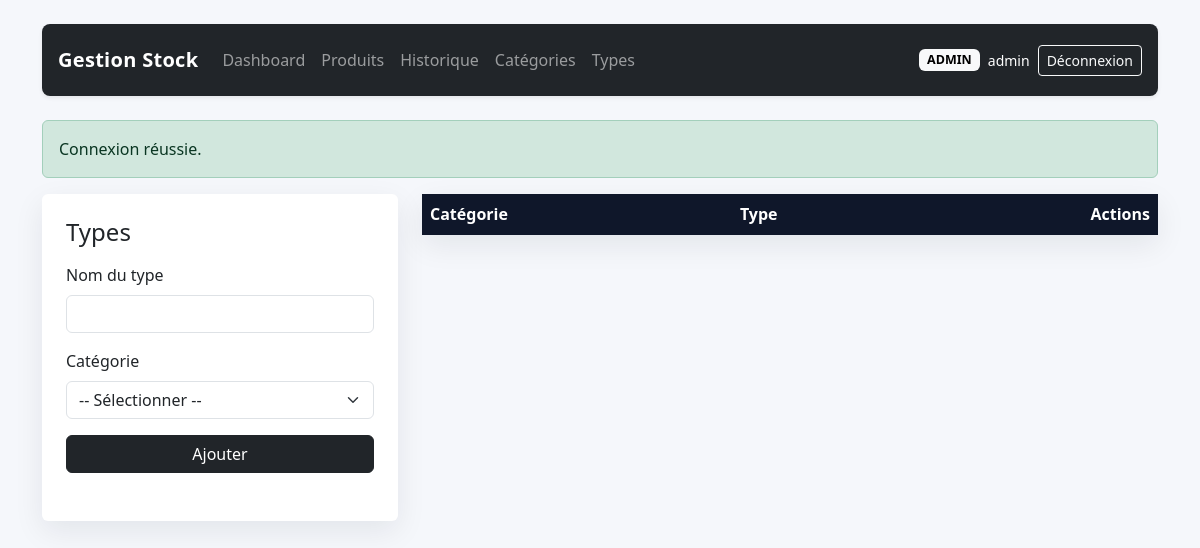
Before: /?route=type/index (signed in) with the older database file.
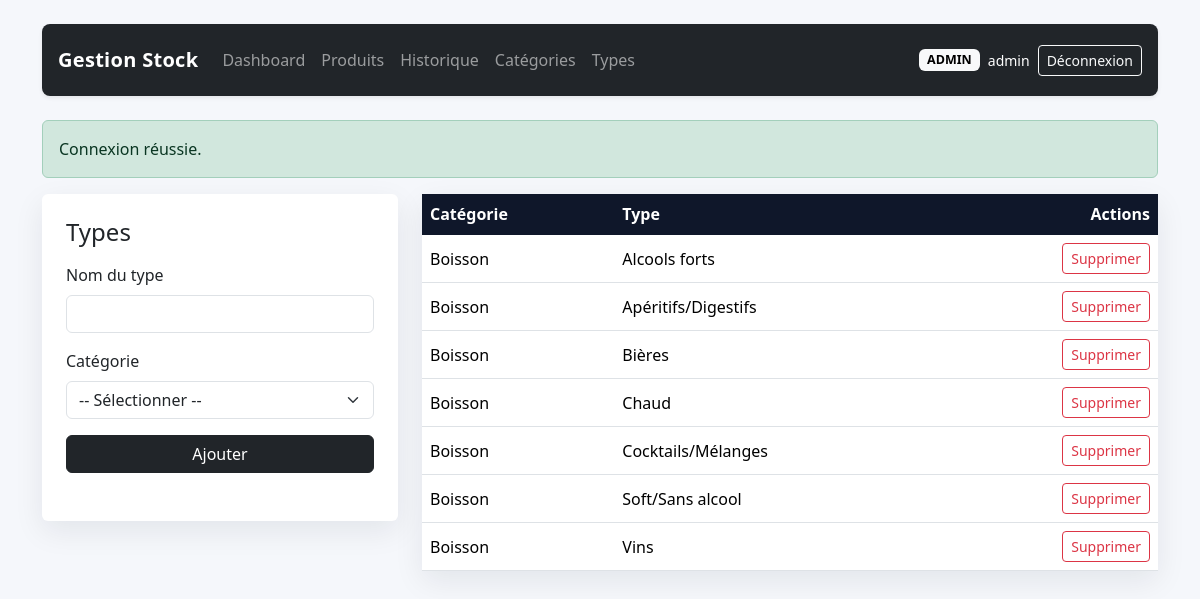
After: the same page with the newer database file.
### tables this page shows
CREATE TABLE types (
    id INT UNSIGNED AUTO_INCREMENT PRIMARY KEY,
    name VARCHAR(150) NOT NULL,
    category_id INT UNSIGNED NOT NULL,
    CONSTRAINT fk_types_category
        FOREIGN KEY (category_id) REFERENCES categories(id)
        ON DELETE RESTRICT ON UPDATE CASCADE
);

CREATE TABLE categories (
    id INT UNSIGNED AUTO_INCREMENT PRIMARY KEY,
    name VARCHAR(150) NOT NULL UNIQUE
);

### config/app.php (called while the page is built, shortened)
<?php
function base_route(string $route, array $params = []): string
{
    $query = ['route' => $route] + $params;
    return '?' . http_build_query($query);
}
function e(mixed $value): string
{
    return htmlspecialchars((string) $value, ENT_QUOTES, 'UTF-8');
}
function flash(string $key, ?string $message = null): ?string
{
    if (!isset($_SESSION['flash'][$key])) {
        return null;
    }
    $value = $_SESSION['flash'][$key];
    return $value;
}
function render(string $view, array $data = []): void
{
    extract($data, EXTR_SKIP);
    require __DIR__ . '/../views/partials/header.php';
    require __DIR__ . '/../views/partials/navbar.php';
    require __DIR__ . '/../views/' . $view . '.php';
    require __DIR__ . '/../views/partials/footer.php';
}

### controllers/TypeController.php (called while the page is built, shortened)
<?php
class TypeController
{
    public function index(): void
    {
        render('types/index', [
            'types' => (new Type())->all(),
            'categories' => (new Category())->all(),
        ]);
    }
}

### index.php (called while the page is built, shortened)
<?php
require_once __DIR__ . '/config/app.php';
require_once __DIR__ . '/config/db.php';
require_once __DIR__ . '/config/auth.php';
$route = $_GET['route'] ?? (is_logged_in() ? 'dashboard/index' : 'auth/loginForm');
[$controllerName, $actionName] = array_pad(explode('/', $route, 2), 2, 'index');
$actionMethod = $actionName;
$controller = new $controllerClass();
try {
    $controller->$actionMethod();
} catch (Throwable $throwable) {
    http_response_code(500);
    $errorMessage = 'Une erreur est survenue lors du traitement de la requête. Vérifie la configuration et réessaye.';
    if (APP_DEBUG) {
        $errorMessage .= ' Détail: ' . $throwable->getMessage();
    }
    render('errors/database', [
        'errorMessage' => $errorMessage,
    ]);
}

### config/auth.php (called while the page is built, shortened)
<?php
require_once __DIR__ . '/app.php';
function current_user(): ?array
{
    return $_SESSION['user'] ?? null;
}

### models/BaseModel.php (called while the page is built, shortened)
<?php
require_once __DIR__ . '/../config/db.php';
abstract class BaseModel
{
    protected PDO $pdo;
    public function __construct()
    {
        $this->pdo = db();
    }
    protected function fetchAll(string $sql, array $params = []): array
    {
        $stmt = $this->pdo->prepare($sql);
        $stmt->execute($params);
        return $stmt->fetchAll();
    }
}

### config/db.php (called while the page is built, shortened)
<?php
require_once __DIR__ . '/app.php';
function db(): PDO
{
    static $pdo = null;
    if ($pdo instanceof PDO) {
        return $pdo;
    }
    $host = $_ENV['DB_HOST'] ?? 'db';
    $port = $_ENV['DB_PORT'] ?? '3306';
    $database = $_ENV['DB_NAME'] ?? 'gestion_stock';
    $username = $_ENV['DB_USER'] ?? 'root';
    $password = $_ENV['DB_PASSWORD'] ?? '';
    $charset = 'utf8mb4';
    $dsn = "mysql:host={$host};port={$port};dbname={$database};charset={$charset}";
    try {
        $pdo = new PDO($dsn, $username, $password, [
            PDO::ATTR_ERRMODE => PDO::ERRMODE_EXCEPTION,
            PDO::ATTR_DEFAULT_FETCH_MODE => PDO::FETCH_ASSOC,
            PDO::ATTR_EMULATE_PREPARES => false,
            PDO::MYSQL_ATTR_INIT_COMMAND => 'SET NAMES utf8mb4',
        ]);
    } catch (PDOException $exception) {
        throw new RuntimeException(
            'Connexion MySQL impossible. Vérifie le host, l’utilisateur, le mot de passe et l’import de la base.',
            0,
            $exception
        );
    }
    return $pdo;
}

### models/Type.php (called while the page is built, shortened)
<?php
require_once __DIR__ . '/BaseModel.php';
class Type extends BaseModel
{
    public function all(): array
    {
        return $this->fetchAll(
            'SELECT t.*, c.name AS category_name
             FROM types t
             INNER JOIN categories c ON c.id = t.category_id
             ORDER BY c.name ASC, t.name ASC'
        );
    }
}

### views/types/index.php (the view, shortened to what this page needs)
<div class="row g-4">
    <div class="col-lg-4">
        <div class="card card-shadow">
            <div class="card-body p-4">
                <h1 class="h4 mb-3">Types</h1>
                <form method="post" action="<?= e(base_route('type/store')) ?>" class="mb-4">
                    <div class="mb-3">
                        <label class="form-label">Nom du type</label>
                        <input type="text" name="name" class="form-control" required>
                    </div>
                    <div class="mb-3">
                        <label class="form-label">Catégorie</label>
                        <select name="category_id" class="form-select" required>
                            <option value="">-- Sélectionner --</option>
                        </select>
                    </div>
                    <button class="btn btn-dark w-100">Ajouter</button>
                </form>
            </div>
        </div>
    </div>
    <div class="col-lg-8">
        <div class="card card-shadow">
            <div class="table-responsive">
                <table class="table mb-0 align-middle">
                    <thead>
                    <tr>
                        <th>Catégorie</th>
                        <th>Type</th>
                        <th class="text-end">Actions</th>
                    </tr>
                    </thead>
                    <tbody>
                    <?php foreach ($types as $type): ?>
                        <tr>
                            <td><?= e($type['category_name']) ?></td>
                            <td><?= e($type['name']) ?></td>
                            <td class="text-end">
                                <form class="d-inline" method="post" action="<?= e(base_route('type/delete')) ?>" onsubmit="return confirm('Supprimer ce type ?');">
                                    <button class="btn btn-sm btn-outline-danger">Supprimer</button>
                                </form>
                            </td>
                        </tr>
                    <?php endforeach; ?>
                    </tbody>
                </table>
            </div>
        </div>
    </div>
</div>

### views/partials/header.php (shortened to what this page needs)
<!DOCTYPE html>
<html lang="fr">
<head>
    <link href="https://cdn.jsdelivr.net/npm/bootstrap@5.3.3/dist/css/bootstrap.min.css" rel="stylesheet">
    <link href="https://cdnjs.cloudflare.com/ajax/libs/font-awesome/6.4.0/css/all.min.css" rel="stylesheet">
    <link href="<?= e('assets/css/app.css') ?>" rel="stylesheet">
</head>
<body>
<div class="container py-4">

### views/partials/navbar.php (shortened to what this page needs)
<?php $user = current_user(); ?>
<nav class="navbar navbar-expand-lg navbar-dark bg-dark rounded-3 shadow-sm mb-4 px-3 py-3">
    <a class="navbar-brand text-white text-decoration-none" href="<?= e(base_route('dashboard/index')) ?>"><?= e(APP_NAME) ?></a>
    <div class="collapse navbar-collapse" id="mainNav">
        <ul class="navbar-nav me-auto mb-2 mb-lg-0">
            <?php if ($user): ?>
                <li class="nav-item"><a class="nav-link" href="<?= e(base_route('dashboard/index')) ?>">Dashboard</a></li>
                <li class="nav-item"><a class="nav-link" href="<?= e(base_route('product/index')) ?>">Produits</a></li>
                <li class="nav-item"><a class="nav-link" href="<?= e(base_route('stock/history')) ?>">Historique</a></li>
                <?php if ($user['role'] === 'ADMIN'): ?>
                    <li class="nav-item"><a class="nav-link" href="<?= e(base_route('category/index')) ?>">Catégories</a></li>
                    <li class="nav-item"><a class="nav-link" href="<?= e(base_route('type/index')) ?>">Types</a></li>
                <?php endif; ?>
            <?php endif; ?>
        </ul>
        <div class="d-flex align-items-center gap-2">
            <?php if ($user): ?>
                <span class="badge text-bg-light badge-role"><?= e($user['role']) ?></span>
                <span class="text-white small"><?= e($user['username']) ?></span>
                <a class="btn btn-outline-light btn-sm" href="<?= e(base_route('auth/logout')) ?>">Déconnexion</a>
            <?php else: ?>
                <a class="btn btn-outline-light btn-sm" href="<?= e(base_route('auth/loginForm')) ?>">Connexion</a>
            <?php endif; ?>
        </div>
    </div>
</nav>
<?php if ($success = flash('success')): ?>
    <div class="alert alert-success"> <?= e($success) ?> </div>
<?php endif; ?>

### views/partials/footer.php (shortened to what this page needs)
</div>
</body>
</html>

### assets/css/app.css (style rules this page uses)
body { background: #f5f7fb; }
.navbar-brand { font-weight: 700; letter-spacing: 0.3px; }
.card-shadow { border: 0; box-shadow: 0 10px 30px rgba(15, 23, 42, 0.08); }
.table thead th { background: #0f172a; color: #fff; border-color: #0f172a; }
.badge-role { font-size: 0.78rem; }

Changed rows visible on the page:
added types: category.name "Boisson", name "Alcools forts"
added types: category.name "Boisson", name "Apéritifs/Digestifs"
added types: category.name "Boisson", name "Bières"
added types: category.name "Boisson", name "Chaud"
added types: category.name "Boisson", name "Cocktails/Mélanges"
added types: category.name "Boisson", name "Soft/Sans alcool"
added types: category.name "Boisson", name "Vins"
